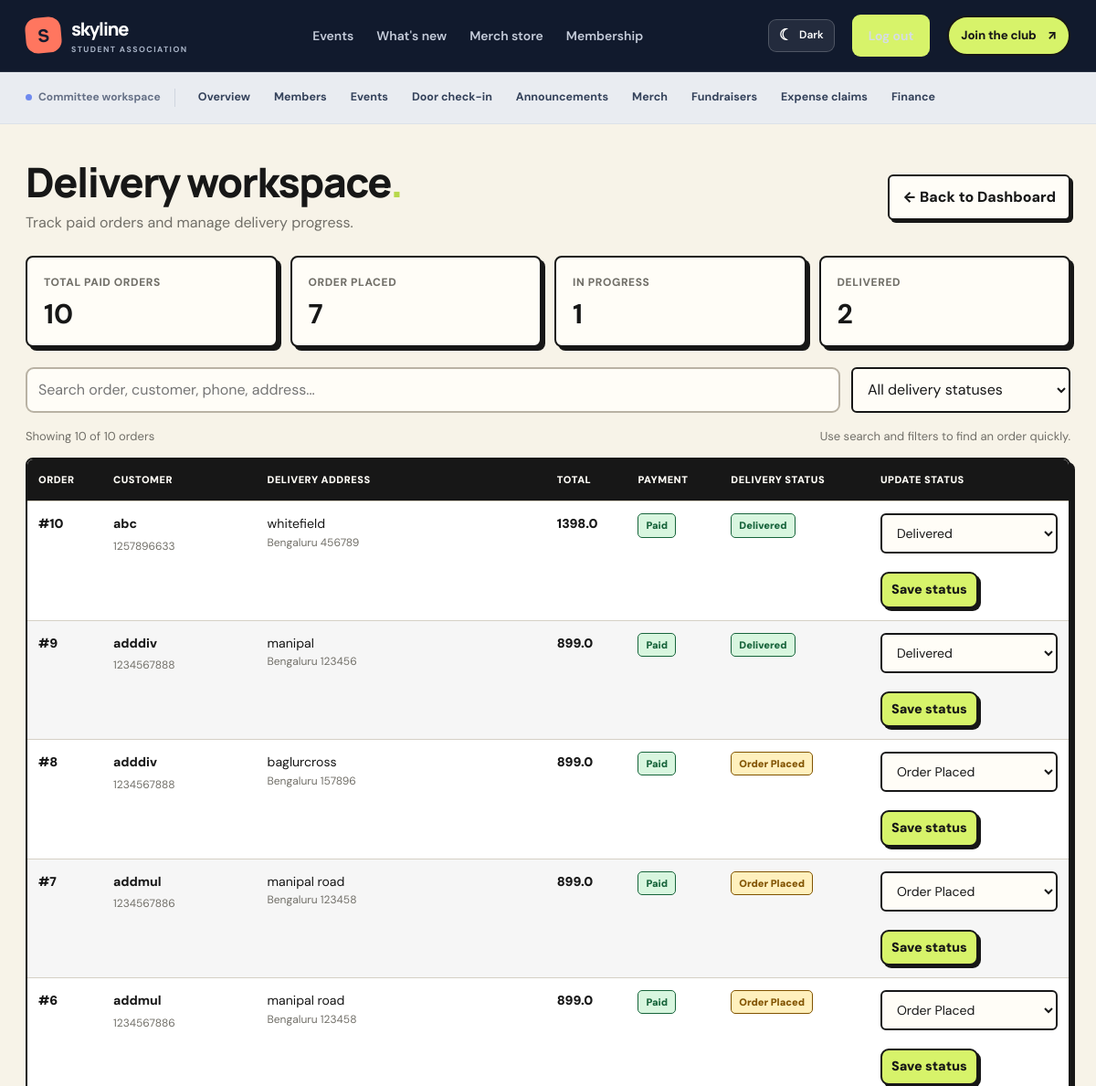
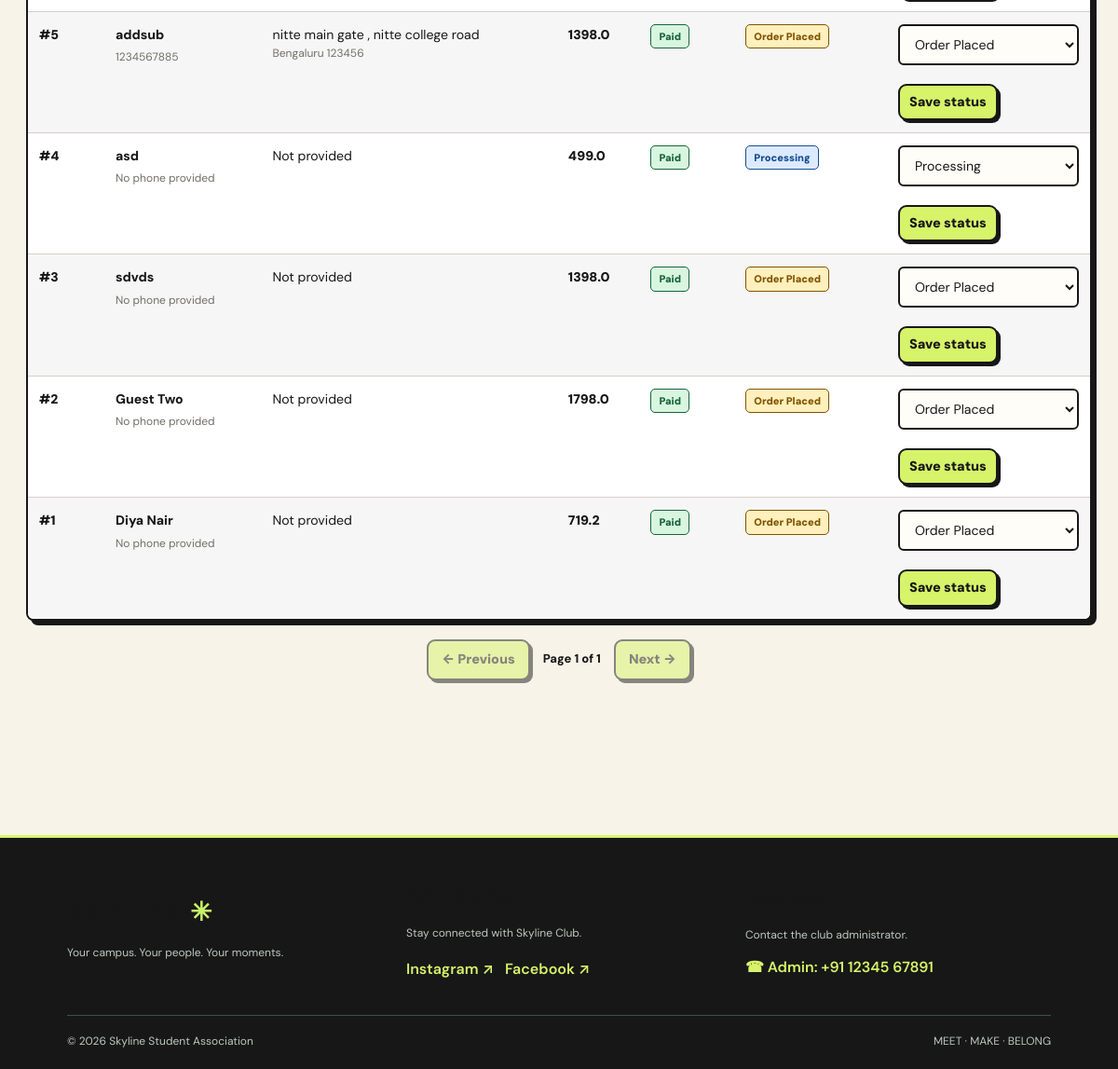
/staff/deliveries (signed in), run on the app's committed database (2 pictures, top to bottom).
### tables this page shows
CREATE TABLE orders (
    id INTEGER PRIMARY KEY,
    token TEXT UNIQUE NOT NULL,
    name TEXT NOT NULL,
    email TEXT NOT NULL,
    subtotal REAL NOT NULL,
    discount REAL NOT NULL DEFAULT 0,
    total REAL NOT NULL,
    status TEXT NOT NULL DEFAULT 'pending',
    created_at TEXT NOT NULL,
    paid_at TEXT
, phone TEXT NOT NULL DEFAULT '', address TEXT NOT NULL DEFAULT '', city TEXT NOT NULL DEFAULT '', pincode TEXT NOT NULL DEFAULT '', delivery_status TEXT NOT NULL DEFAULT 'Order Placed');

### app.py (the view)
@app.get('/staff/deliveries')
@staff_required('delivery_staff')
def staff_deliveries():
    orders = query("""
        SELECT id, name, phone, address, city, pincode,
               total, status, delivery_status, created_at
        FROM orders
        WHERE status = 'paid'
        ORDER BY id DESC
    """)
    return render_template('staff_deliveries.html', orders=orders)

### app.py (called while the page is built, shortened)
@app.context_processor
def inject_csrf_token():
    from flask_wtf.csrf import generate_csrf
    return {"csrf_token": generate_csrf}

@app.context_processor
def inject_globals():
    return {'is_admin': bool(session.get('admin')), 'status_of': member_status}

def staff_required(*allowed_roles):
    def decorator(view):
        @wraps(view)
        def wrapper(*args, **kwargs):
            if session.get('admin'):
                return view(*args, **kwargs)
        return wrapper
    return decorator

### db.py (called while the page is built)
def get_db():
    if 'db' not in g:
        g.db = sqlite3.connect(DB_PATH)
        g.db.row_factory = sqlite3.Row
        g.db.execute('PRAGMA foreign_keys = ON')
    return g.db

def query(sql, args=(), one=False):
    cur = get_db().execute(sql, args)
    rows = cur.fetchall()
    cur.close()
    if one:
        return rows[0] if rows else None
    return rows

### templates/staff_deliveries.html (shortened to what this page needs)
{% extends "base.html" %}
{% block content %}
<section class="delivery-page">
    <div class="delivery-heading">
        <div>
            <h1>Delivery workspace<span style="color:#b7d84b">.</span></h1>
            <p>Track paid orders and manage delivery progress.</p>
        </div>
        <a href="{{ url_for('staff_dashboard') }}" class="delivery-back">
            ← Back to Dashboard
        </a>
    </div>
    {% if orders %}
    <div class="delivery-stats">
        <div class="delivery-stat">
            <span>Total paid orders</span>
            <strong>{{ orders|length }}</strong>
        </div>
        <div class="delivery-stat">
            <span>Order placed</span>
            <strong id="count-pending">0</strong>
        </div>
        <div class="delivery-stat">
            <span>In progress</span>
            <strong id="count-progress">0</strong>
        </div>
        <div class="delivery-stat">
            <span>Delivered</span>
            <strong id="count-delivered">0</strong>
        </div>
    </div>
    <div class="delivery-toolbar">
        <input type="search" id="delivery-search"
               placeholder="Search order, customer, phone, address..."
               aria-label="Search orders">
        <select id="delivery-filter" aria-label="Filter by delivery status">
            <option value="all">All delivery statuses</option>
        </select>
    </div>
    <div class="delivery-results">
        <span id="delivery-result-count">Showing {{ orders|length }} orders</span>
        <span>Use search and filters to find an order quickly.</span>
    </div>
    <div class="delivery-table-wrap">
        <table class="delivery-table">
            <thead>
                <tr>
                    <th>Order</th>
                    <th>Customer</th>
                    <th>Delivery address</th>
                    <th>Total</th>
                    <th>Payment</th>
                    <th>Delivery status</th>
                    <th>Update status</th>
                </tr>
            </thead>
            <tbody id="delivery-orders-body">
                {% for order in orders %}
                {% set current_status = order['delivery_status'] or 'Order Placed' %}
                <tr class="delivery-order-row"
                    data-status="{{ current_status }}"
                    data-search="{{ (order['id'] ~ ' ' ~ (order['name'] or '') ~ ' ' ~ (order['phone'] or '') ~ ' ' ~ (order['address'] or '') ~ ' ' ~ (order['city'] or '') ~ ' ' ~ (order['pincode'] or ''))|lower }}">
                    <td>
                        <div class="delivery-order-id">#{{ order['id'] }}</div>
                    </td>
                    <td>
                        <div class="delivery-customer">{{ order['name'] or 'Customer' }}</div>
                        <div class="delivery-subtext">{{ order['phone'] or 'No phone provided' }}</div>
                    </td>
                    <td>
                        <div>{{ order['address'] or 'Not provided' }}</div>
                        <div class="delivery-subtext">{{ order['city'] or '' }} {{ order['pincode'] or '' }}</div>
                    </td>
                    <td class="delivery-total">{{ order['total'] }}</td>
                    <td>
                        <span class="delivery-badge delivered">{{ order['status']|title }}</span>
                    </td>
                    <td>
                        <span class="delivery-badge
                            {% if current_status == 'Delivered' %}delivered
                            {% elif current_status == 'Cancelled' %}cancelled
                            {% elif current_status == 'Shipped' %}shipped
                            {% elif current_status == 'Processing' %}processing
                            {% else %}pending{% endif %}">
                            {{ current_status }}
                        </span>
                    </td>
                    <td>
                        <form class="delivery-status-form" method="POST"
                              action="{{ url_for('staff_update_delivery_status', order_id=order['id']) }}"
                              onsubmit="return confirm('Save the delivery status for order #{{ order['id'] }}?');">
                            <select name="delivery_status"
                                    aria-label="Delivery status for order {{ order['id'] }}" required>
                                {% for status in ['Order Placed', 'Processing', 'Shipped', 'Delivered', 'Cancelled'] %}
                                <option value="{{ status }}"
                                    {% if current_status == status %}selected{% endif %}>{{ status }}</option>
                                {% endfor %}
                            </select>
                            <button type="submit">Save status</button>
                        </form>
                    </td>
                </tr>
                {% endfor %}
            </tbody>
        </table>
    </div>
    <div class="delivery-pagination">
        <button type="button" id="delivery-prev">← Previous</button>
        <span id="delivery-page-label">Page 1</span>
        <button type="button" id="delivery-next">Next →</button>
    </div>
    {% else %}
    <div class="delivery-empty">
        <h2>No paid orders yet</h2>
        <p>Paid orders will appear here when customers place them.</p>
    </div>
    {% endif %}
</section>
{% endblock %}

### static/style.css (style rules this page uses)
:root { --ink: #17243b; --ink-deep: #101b31; --ink-soft: #283752; --paper: #f7f7f3; --white: #ffffff; --muted: #747e8e; --line: #e4e7e9; --lime: #d7f36a; --blue: #647df5; --brand: #536de8; --brand-dark: #3c52c5; --ok: #18794e; --warn: #a96510; --bad: #b42332; --shadow: 0 16px 42px rgba(23, 36, 59, .07); }
* { box-sizing: border-box; }
html { scroll-behavior: smooth; }
body { margin: 0; font-family: 'DM Sans', system-ui, -apple-system, 'Segoe UI', sans-serif; background: var(--paper); color: var(--ink); line-height: 1.6; -webkit-font-smoothing: antialiased; }
a { color: var(--brand-dark); text-decoration: none; transition: color .18s ease, background .18s ease, transform .18s ease; }
button, input, select, textarea { font: inherit; }
.btn, button { display: inline-flex; align-items: center; justify-content: center; gap: 12px; min-height: 44px; padding: 11px 17px; border: 1px solid transparent; border-radius: 9px; background: var(--brand); color: #fff; font-size: .9rem; font-weight: 700; cursor: pointer; text-decoration: none; transition: transform .18s ease, background .18s ease, box-shadow .18s ease; }
h1, h2, h3, h4 { color: var(--ink); font-family: 'Manrope', sans-serif; letter-spacing: -.035em; }
main h1 { margin: .2em 0 .55em; font-size: clamp(1.9rem, 4vw, 2.65rem); font-weight: 800; line-height: 1.12; }
main p { line-height: 1.65; }
input, select, textarea { width: 100%; padding: 11px 12px; border: 1px solid #d5dbe3; border-radius: 9px; outline: none; background: #fff; color: var(--ink); transition: border-color .15s ease, box-shadow .15s ease; }
table { width: 100%; border-collapse: collapse; background: #fff; }
th, td { padding: 12px 14px; border-bottom: 1px solid #edf0f2; text-align: left; vertical-align: top; font-size: .88rem; }
th { background: #f2f4f7; color: #657187; font-size: .7rem; font-weight: 800; text-transform: uppercase; letter-spacing: .08em; }
tr:last-child td { border-bottom: 0; }
:root { --ink:#17233b;--ink-deep:#111a2d;--ink-soft:#293854;--paper:#f8f8f4;--white:#fff;--muted:#737e90;--line:#e4e7eb;--lime:#d8f36a;--blue:#5865f2;--brand:#5b5fe9;--brand-dark:#4248c9;--coral:#ff765f;--ok:#18794e;--warn:#a96510;--bad:#b42332;--shadow:0 18px 48px rgba(23,35,59,.10) }
body { background:#f8f8f4;color:var(--ink) }
th { background:#f4f5f2 }
input,select,textarea { border-radius:10px }
main form:not(.login-form) { display: flex; flex-direction: column; align-items: flex-start; gap: 12px; }
main form:not(.login-form) input, main form:not(.login-form) select, main form:not(.login-form) textarea { margin: 0; }
main form:not(.login-form) button[type="submit"], main form:not(.login-form) input[type="submit"] { margin-top: 8px; }
main button, main .btn { line-height: 1.35; white-space: normal; }
:root { --ink: #171717; --ink-deep: #111111; --ink-soft: #333333; --paper: #f7f3e8; --white: #fffdf7; --muted: #625f58; --line: #d4cec0; --lime: #d7f36a; --brand: #d7f36a; --brand-dark: #c2e64c; --bad: #d92d20; --shadow: 5px 5px 0 #171717; }
html, body { min-height: 100%; }
body { background: var(--paper); color: var(--ink); }
main h1, .page-content h1 { font-size: clamp(2rem, 4vw, 3.25rem); line-height: 1.04; letter-spacing: -0.045em; font-weight: 900; margin: 0 0 14px; }
main p, .page-content p { line-height: 1.6; }
main .btn:not(.btn-nav):not(.btn-outline-light):not(.btn-secondary):not(.btn-danger), main button:not(.theme-toggle):not(.secondary):not(.danger):not(.btn-secondary):not(.btn-danger), main input[type="submit"] { background: #d7f36a !important; color: #171717 !important; border: 2px solid #171717 !important; border-radius: 9px !important; font-weight: 850 !important; box-shadow: 3px 3px 0 #171717 !important; }
main input:not([type="checkbox"]):not([type="radio"]), main select, main textarea, .page-content input:not([type="checkbox"]):not([type="radio"]), .page-content select, .page-content textarea { background: #fffdf7; color: #171717; border: 2px solid #b9b2a4; border-radius: 9px; min-height: 42px; }
table { border-collapse: separate; border-spacing: 0; width: 100%; }
th { background: #171717 !important; color: #fffdf7 !important; font-weight: 850; }
td, th { padding: 12px 14px; border-bottom: 1px solid #d4cec0; text-align: left; }
tbody tr:nth-child(even) { background: rgba(23,23,23,.035); }

### data on the page
orders: id "10", name "abc", phone "1257896633", address "whitefield", city "Bengaluru", pincode "456789", total "1398.0", status "Paid", delivery_status "Delivered"
orders: id "9", name "adddiv", phone "1234567888", address "manipal", city "Bengaluru", pincode "123456", total "899.0", status "Paid", delivery_status "Delivered"
orders: id "8", name "adddiv", phone "1234567888", address "baglurcross", city "Bengaluru", pincode "157896", total "899.0", status "Paid", delivery_status "Order Placed"
orders: id "7", name "addmul", phone "1234567886", address "manipal road", city "Bengaluru", pincode "123458", total "899.0", status "Paid", delivery_status "Order Placed"
orders: id "6", name "addmul", phone "1234567886", address "manipal road", city "Bengaluru", pincode "123458", total "899.0", status "Paid", delivery_status "Order Placed"
orders: id "5", name "addsub", phone "1234567885", address "nitte main gate , nitte college road", city "Bengaluru", pincode "123456", total "1398.0", status "Paid", delivery_status "Order Placed"
orders: id "4", name "asd", phone "No phone provided", address "Not provided", total "499.0", status "Paid", delivery_status "Processing"
orders: id "3", name "sdvds", phone "No phone provided", address "Not provided", total "1398.0", status "Paid", delivery_status "Order Placed"
orders: id "2", name "Guest Two", phone "No phone provided", address "Not provided", total "1798.0", status "Paid", delivery_status "Order Placed"
orders: id "1", name "Diya Nair", phone "No phone provided", address "Not provided", total "719.2", status "Paid", delivery_status "Order Placed"

### other printed values
{{ orders|length }} "10"
